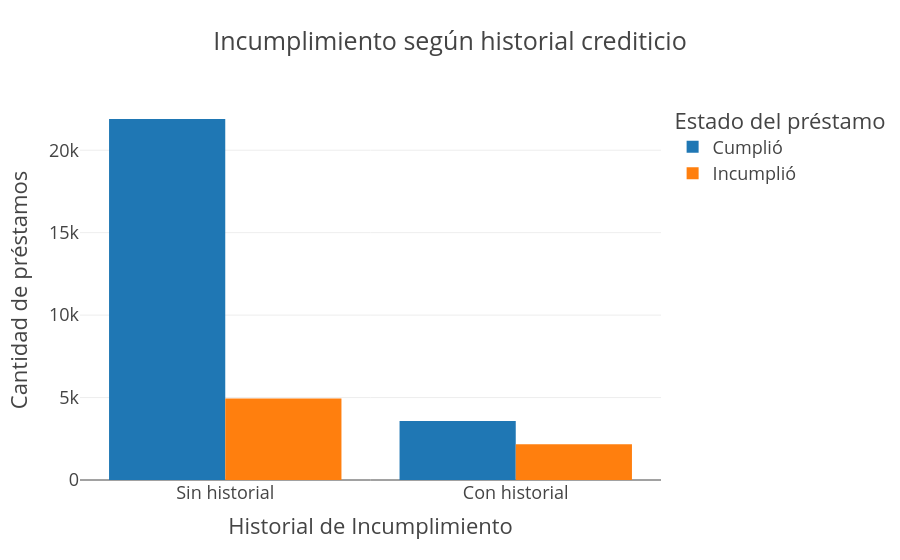

Write notebook code for a chart like this one.
### Markdown cell above
## 4.2 Analisis del estado del préstamo en clientes con antecedentes de incumplimiento

### Code cell
df_plot = newDf.groupby('cb_person_default_on_file')['loan_status'].value_counts().reset_index(name='count')

df_plot["total_group"] = df_plot.groupby("cb_person_default_on_file")["count"].transform("sum")


df_plot["percentage"] = df_plot["count"] / df_plot["total_group"]


df_plot["loan_status_label"] = df_plot["loan_status"].map({
    0: "Cumplió",
    1: "Incumplió"
})

df_plot["historial_label"] = df_plot["cb_person_default_on_file"].map({
    "N": "Sin historial",
    "Y": "Con historial"
})


fig = px.bar(
    df_plot,
    x="historial_label",
    y="count",
    color="loan_status_label",
    barmode="group",
    custom_data=["percentage", "loan_status_label", "historial_label"],
    labels={
        "historial_label": "Historial de Incumplimiento",
        "count": "Cantidad de préstamos",
        "loan_status_label": "Estado del préstamo",
    },
    title="Incumplimiento según historial crediticio"
)

fig.update_traces(
    hovertemplate=
    "<b>Historial:</b> %{customdata[2]}<br>" +
    "<b>Estado del préstamo:</b> %{customdata[1]}<br>" +
    "<b>Cantidad:</b> %{y}<br>" +
    "<b>Porcentaje dentro del grupo:</b> %{customdata[0]:.2%}<extra></extra>"
)



fig.show()

### Figure 1 — Plotly figure (JSON) as saved in the notebook; plotly's stock layout.template omitted (floating-point values rounded to 4 significant figures)
{"data": [{"alignmentgroup": "True", "customdata": [[0.816, "Cumplió", "Sin historial"], [0.622, "Cumplió", "Con historial"]], "hovertemplate": "<b>Historial:</b> %{customdata[2]}<br><b>Estado del préstamo:</b> %{customdata[1]}<br><b>Cantidad:</b> %{y}<br><b>Porcentaje dentro del grupo:</b> %{customdata[0]:.2%}<extra></extra>", "legendgroup": "Cumplió", "marker": {"color": "#1F77B4", "pattern": {"shape": ""}}, "name": "Cumplió", "offsetgroup": "Cumplió", "orientation": "v", "showlegend": true, "textposition": "auto", "type": "bar", "x": ["Sin historial", "Con historial"], "xaxis": "x", "y": [21894, 3573], "yaxis": "y"}, {"alignmentgroup": "True", "customdata": [[0.184, "Incumplió", "Sin historial"], [0.378, "Incumplió", "Con historial"]], "hovertemplate": "<b>Historial:</b> %{customdata[2]}<br><b>Estado del préstamo:</b> %{customdata[1]}<br><b>Cantidad:</b> %{y}<br><b>Porcentaje dentro del grupo:</b> %{customdata[0]:.2%}<extra></extra>", "legendgroup": "Incumplió", "marker": {"color": "#FF7F0E", "pattern": {"shape": ""}}, "name": "Incumplió", "offsetgroup": "Incumplió", "orientation": "v", "showlegend": true, "textposition": "auto", "type": "bar", "x": ["Sin historial", "Con historial"], "xaxis": "x", "y": [4936, 2171], "yaxis": "y"}], "layout": {"barmode": "group", "legend": {"title": {"text": "Estado del préstamo"}, "tracegroupgap": 0}, "title": {"text": "Incumplimiento según historial crediticio"}, "xaxis": {"anchor": "y", "domain": [0, 1], "title": {"text": "Historial de Incumplimiento"}}, "yaxis": {"anchor": "x", "domain": [0, 1], "title": {"text": "Cantidad de préstamos"}}}}
